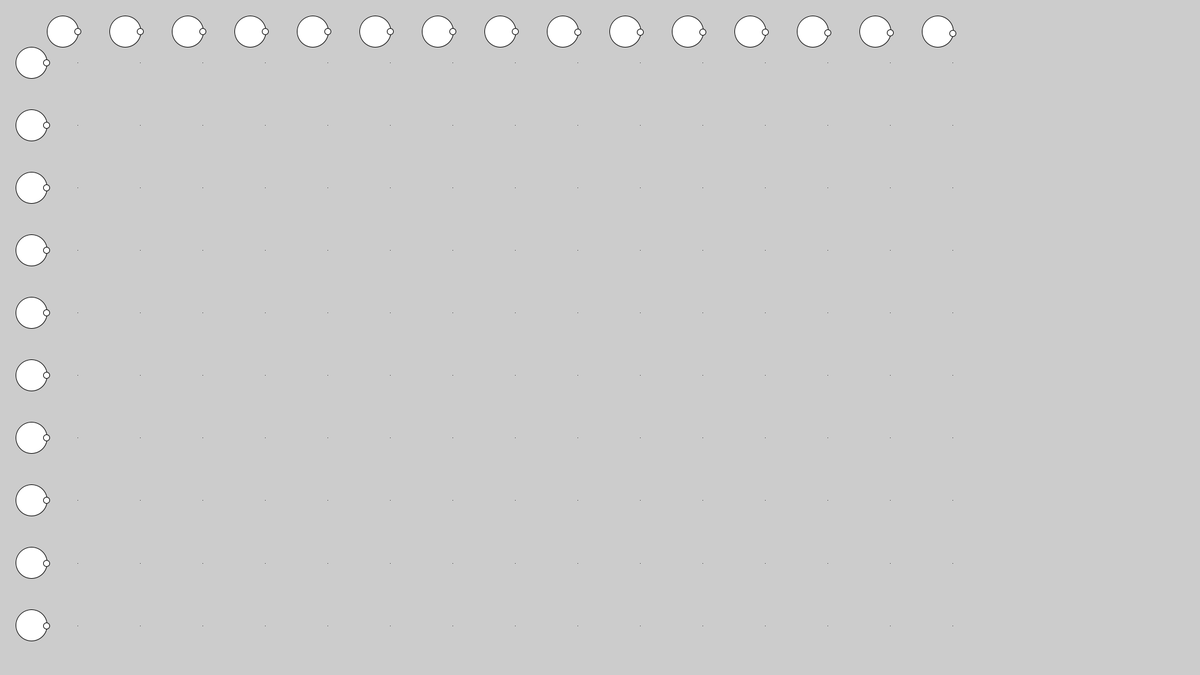
Frame 1 (no input)
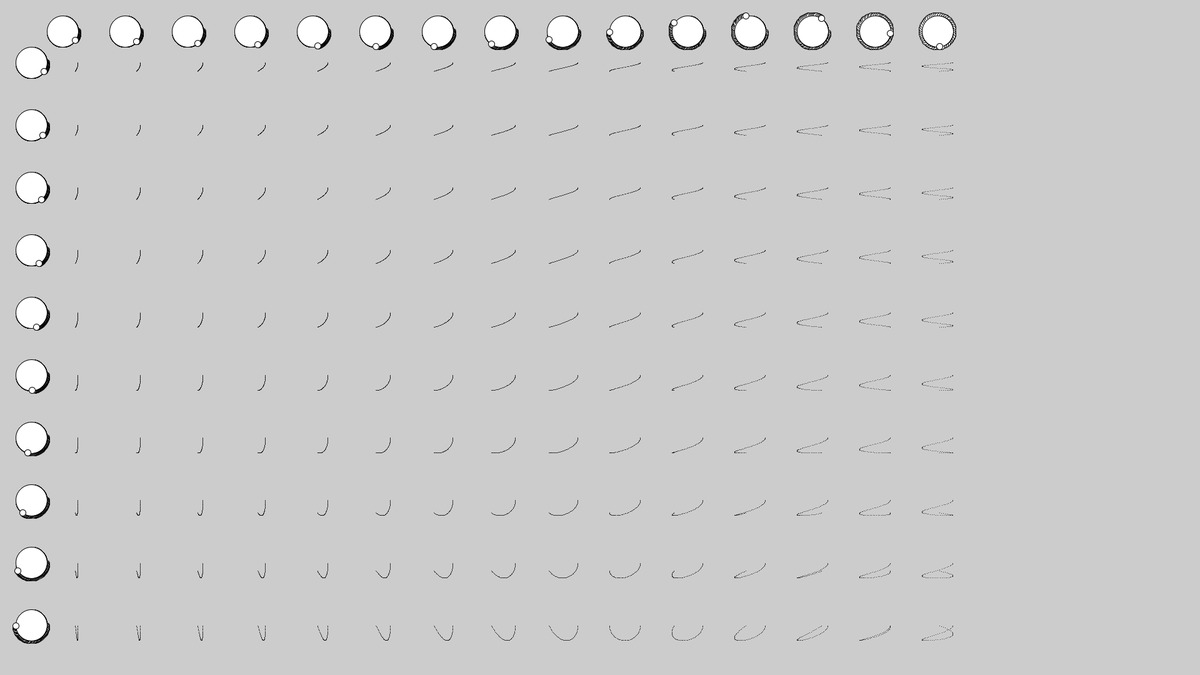
Frame 60 (the mouse pressed at the canvas centre just before this capture)
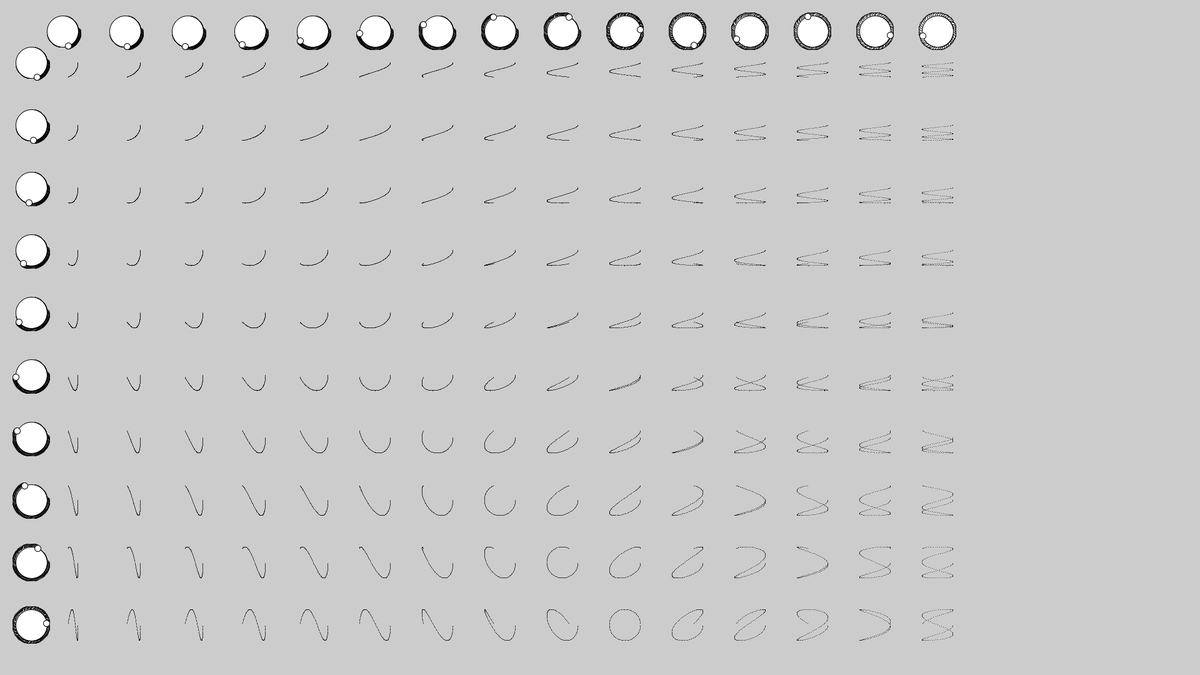
Frame 120 (the mouse held since frame 60 and released just before this capture)

The Processing sketch that drew these frames (run headless with seeded random() and noise(); from frame 60 on, the mouse is pressed at the canvas centre):

// Processing sketch: lissajous_curve_table
// ── lissajous_curve_table.pde
/*
  Based off of the concept of Lissa Jous Curve Tables
  Well, it's basically a recreation, but it's really cool!
  Also, this version is expandable if you just change the sizes of the two arrays below.
*/
rotator[] rows = new rotator[10];
rotator[] columns = new rotator[15];
class rotator{
  PVector pos;
  float speed=0.01;
  float size=50;
  float rotation;
  PVector point;
  void show(){
    this.rotation+=this.speed;
    ellipse(this.pos.x,this.pos.y,this.size,this.size);
    point = new PVector(this.pos.x+cos(this.rotation)*this.size/2,this.pos.y+sin(this.rotation)*this.size/2);
    ellipse(this.point.x,this.point.y,this.size/5,this.size/5);
  }
}
void setup(){
  size(1920,1080);
  for(int i=0; i<columns.length; i++){
    columns[i] = new rotator();
    columns[i].pos = new PVector(2*columns[i].size+columns[i].size*i*2,columns[i].size);
    if(i!=0){
      columns[i].speed = columns[i-1].speed*1.2;
    }
  }
  for(int i=0; i<rows.length; i++){
    rows[i] = new rotator();
    rows[i].pos = new PVector(rows[i].size,2*rows[i].size+rows[i].size*i*2);
    if(i!=0){
      rows[i].speed = rows[i-1].speed*1.2;
    }
  }
}

void draw(){
  //background(255);
  for(int i=0; i<columns.length; i++){
    columns[i].show();
    //line(columns[i].point.x,0,columns[i].point.x,height);
  }
  for(int i=0; i<rows.length; i++){
    rows[i].show();
    //line(0,rows[i].point.y,width,rows[i].point.y);
  }
  for(int i=0; i<columns.length; i++){
    for(int j=0; j<rows.length; j++){
      point(columns[i].point.x,rows[j].point.y);
    }
  }
}
